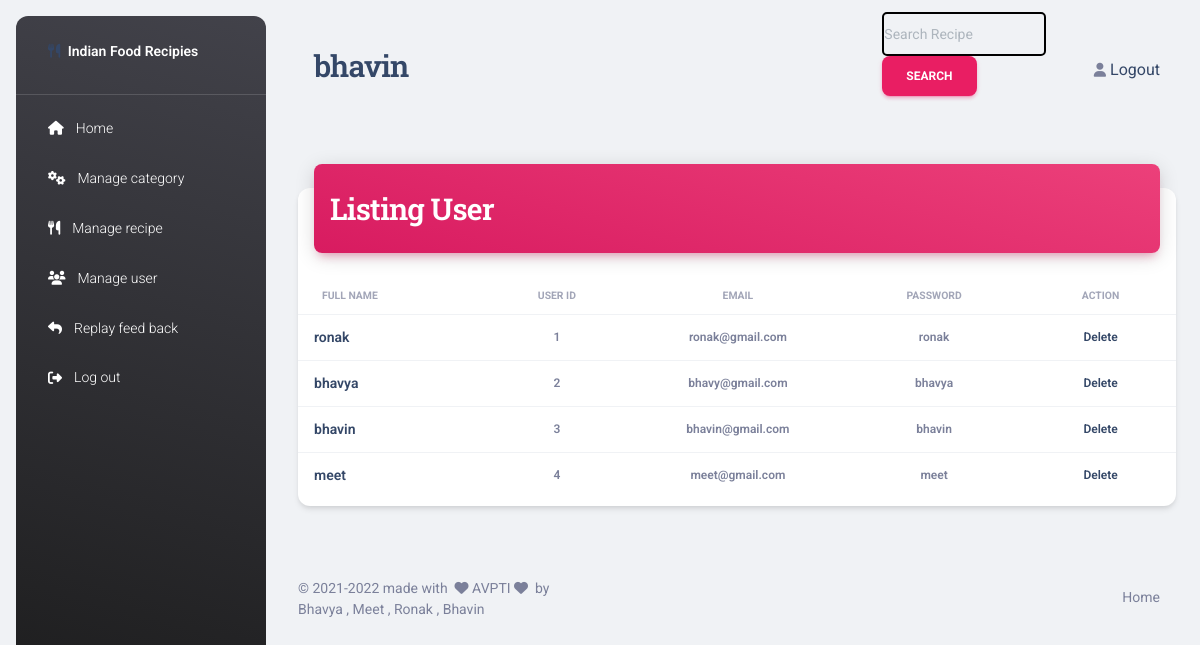
Screenshot of /material-dashboard-master/user.php (signed in) with the database file from the repository.
### tables this page shows
CREATE TABLE `registration` (
  `full name` varchar(30) NOT NULL,
  `user_id` int(10) NOT NULL,
  `email` varchar(25) NOT NULL,
  `password` varchar(20) NOT NULL
);

### material-dashboard-master/user.php (the view)
<?php
include 'header.php';
?>
	  <div class="container-fluid py-4">
      <div class="row">
        <div class="col-12">
          <div class="card my-4">
            <div class="card-header p-0 position-relative mt-n4 mx-3 z-index-2">
              <div class="bg-gradient-primary shadow-primary border-radius-lg pt-4 pb-3">
                <h3 class="text-white text-capitalize ps-3">Listing User </h3>
              </div>
            </div>
            <div class="card-body px-0 pb-2">
              <div class="table-responsive p-0">
                <table class="table align-items-center mb-0">
                  <thead>
                    <tr>
                      <th class="text-uppercase text-secondary text-xxs font-weight-bolder opacity-7">Full Name</th>
                      <th class="text-center text-uppercase text-secondary text-xxs font-weight-bolder opacity-7">User id</th>
                       <th class="text-center text-uppercase text-secondary text-xxs font-weight-bolder opacity-7">Email</th>
			  <th class="text-center text-uppercase text-secondary text-xxs font-weight-bolder opacity-7">Password</th>
			 <th class="text-center text-uppercase text-secondary text-xxs font-weight-bolder opacity-7">ACTION</th>
                    </tr>
                  </thead>
 <tbody>
 <?php
	$con = mysqli_connect("localhost", "root", "", "foodrecipes");
	$qu = "Select * from registration";
	$res = mysqli_query($con,$qu);
	while($row=mysqli_fetch_array($res))
	{
		   ?>
                    <tr>
                      <td>
                        <div class="d-flex px-2 py-1">
                          <div class="d-flex flex-column justify-content-center">
	<h6 class="mb-0 text-sm"><?php echo $row['full name']?></h6>
                          </div>
                        </div>
                      </td>
                         <td class="align-middle text-center ">
                      <p class="text-xs font-weight-bold mb-0"><?php echo $row['user_id']?></p>
                      </td>
					  <td class="align-middle text-center">
                               <p class="text-xs font-weight-bold mb-0"><?php echo $row['email']?></p>
                      </td>
					  <td class="align-middle text-center">
                        <span class="text-secondary text-xs font-weight-bold"><?php echo $row['password']?></SPAN>
                      </td>
					 <td class="align-middle text-center">
                        <span class="text-secondary text-xs font-weight-bold"> <a href="../material-dashboard-master/userdelete.php?id=<?php echo $row['user_id']; ?>" >Delete</a></SPAN>
                      </td>
                    </tr>
           	<?php
	}
?>
                  </tbody>
                </table>
              </div>
            </div>
          </div>
        </div>
      </div>
    </div>
<?php
  include 'footer.php';
?>

### rows the page displays
registration: full name "ronak", user_id "1", email "ronak@gmail.com", password "ronak"
registration: full name "bhavya", user_id "2", email "bhavy@gmail.com", password "bhavya"
registration: full name "bhavin", user_id "3", email "bhavin@gmail.com", password "bhavin"
registration: full name "meet", user_id "4", email "meet@gmail.com", password "meet"

### other values shown
$admin "bhavin"
